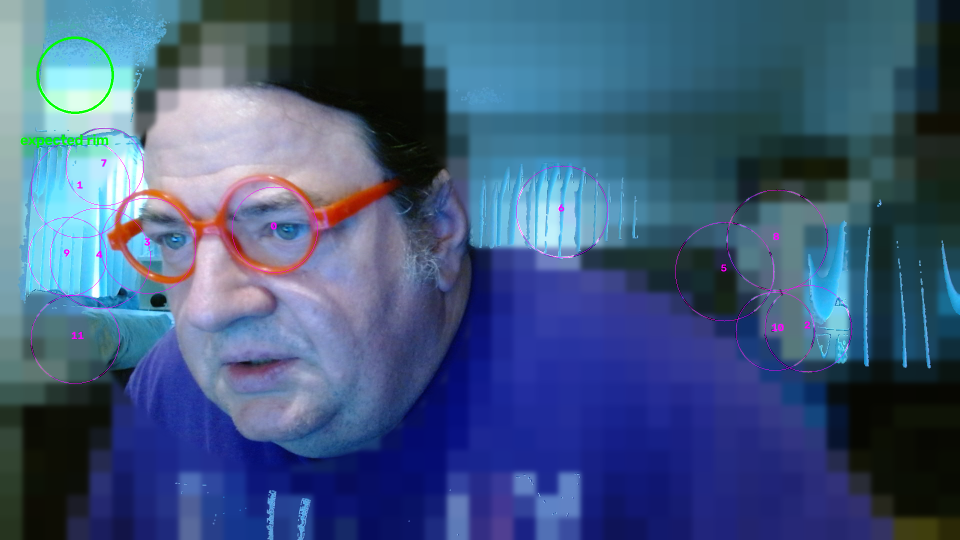
#> input picture board_artifacts/hcheck2.png, 1920 x 1080 px (shown at 1/2 size)
$ python deidentify.py ../board_artifacts/hcheck2.png
#> lines starting #> are read from the running program, lines starting #| are printed output that depends on the picture
#!/usr/bin/env python3
"""Blur everything in a capture except the face and the drawn annotations.

WHY THIS EXISTS: board_artifacts holds annotated camera frames that are the
measurement evidence for the glasses-rim work. They were shot in the
developer's home, and several show him shirtless. The consent given for
publication was for his FACE, so this keeps the face and destroys the rest.

Three rules, in order:

  1. KEEP the detected face, generously boxed -- it is the subject of every
     one of these figures and the rim annotations sit on it.
  2. KEEP pixels that were DRAWN ON by the analysis. A stroke is a pure
     colour (one channel pegged, another near zero); no skin, wall or
     furniture is. Preserving them keeps the candidate circles and labels
     that make the figures readable, and a circle outline over a destroyed
     background reveals nothing about the room.
  3. DESTROY everything else -- downsample to 1/28 and back, THEN blur.
     A Gaussian alone is partly invertible; throwing the pixels away is not.

Run: python3 tools/deidentify.py board_artifacts/*.png

**THIS CANNOT RUN ON THE UNO Q.** It imports MediaPipe for the landmarker,
and MediaPipe's aarch64 wheel is built with ARMv8.1 LSE atomics while the
QRB2210 is ARMv8.0 -- it dies with "compiled with lse enabled, but this
feature is not available on this processor". Capture on the board, copy the
frame off, de-identify here. MEASURED the hard way 2026-10-04.

**AND ORDER MATTERS: de-identify BEFORE drawing anything on the frame.** The
landmarker has to find the face, and it cannot once a mesh is drawn over it
-- doing it the other way round reports NO FACE and wipes the whole image.
"""
import os
import sys

import cv2
import numpy as np

BLOCK = 44          # downsample factor; bigger = less recoverable
FACE_PAD = 0.22     # expand the detector's box by this fraction each way
CHIN_PAD = 0.10     # far less below: the chin is where the torso starts


# mediapipe 1.0.0 removed the legacy `mp.solutions` API, so this uses the
# Tasks face LANDMARKER and takes the landmark hull rather than a detector
# box. That is the better input anyway: a hull of 478 points tracks the jaw
# and hairline, where a detector box is square and swallows shoulders.
# The bundle is the repo's own models/face_landmarker.task -- the same
# artifact the board infers with, so no new dependency is introduced.
_LANDMARKER = None


def _landmarker():
    global _LANDMARKER
    if _LANDMARKER is None:
        from mediapipe.tasks import python as mpp
        from mediapipe.tasks.python import vision
        here = os.path.dirname(os.path.dirname(os.path.abspath(__file__)))
        _LANDMARKER = vision.FaceLandmarker.create_from_options(
            vision.FaceLandmarkerOptions(
                base_options=mpp.BaseOptions(
                    model_asset_path=os.path.join(
                        here, "models", "face_landmarker.task")),
                num_faces=4))
    return _LANDMARKER


def face_boxes(img):
    """Every face found, as (x0, y0, x1, y1) pixel boxes."""
    import mediapipe as mp
    h, w = img.shape[:2]
    res = _landmarker().detect(mp.Image(
        image_format=mp.ImageFormat.SRGB,
        data=cv2.cvtColor(img, cv2.COLOR_BGR2RGB)))
    out = []
    for lms in (res.face_landmarks or []):
        xs = [p.x * w for p in lms]
        ys = [p.y * h for p in lms]
        x, y = min(xs), min(ys)
        bw, bh = max(xs) - x, max(ys) - y
        out.append((int(x - bw * FACE_PAD), int(y - bh * FACE_PAD),
                    int(x + bw * (1 + FACE_PAD)),
                    int(y + bh * (1 + CHIN_PAD))))
    return out


def drawn_mask(img):
    """Pixels the analysis drew: a pegged channel beside a near-zero one."""
    b, g, r = (c.astype(np.int16) for c in cv2.split(img))
    hi = np.maximum(np.maximum(b, g), r)
    lo = np.minimum(np.minimum(b, g), r)
    m = ((hi > 195) & (lo < 95)).astype(np.uint8)
    # Grow by one pixel so a stroke keeps its antialiased edge and stays
    # legible instead of turning into a dotted line.
    return cv2.dilate(m, np.ones((3, 3), np.uint8), iterations=1)


def deidentify(path, keep_overlay=True):
#> called with path = '../board_artifacts/hcheck2.png', keep_overlay = True
    img = cv2.imread(path)
#> img is the input picture: shape (1080, 1920, 3); mean B, G, R 124.9, 88.8, 65
    if img is None:
        return path, "unreadable"
    h, w = img.shape[:2]
#> h = 1080; w = 1920
    small = cv2.resize(img, (max(1, w // BLOCK), max(1, h // BLOCK)),
                       interpolation=cv2.INTER_AREA)
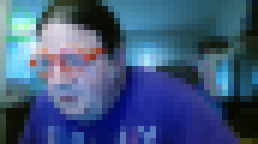
#> small: shape (24, 43, 3) (shown 6 times larger); mean B, G, R 124.9, 88.8, 65
    wiped = cv2.GaussianBlur(
        cv2.resize(small, (w, h), interpolation=cv2.INTER_NEAREST), (31, 31), 0)
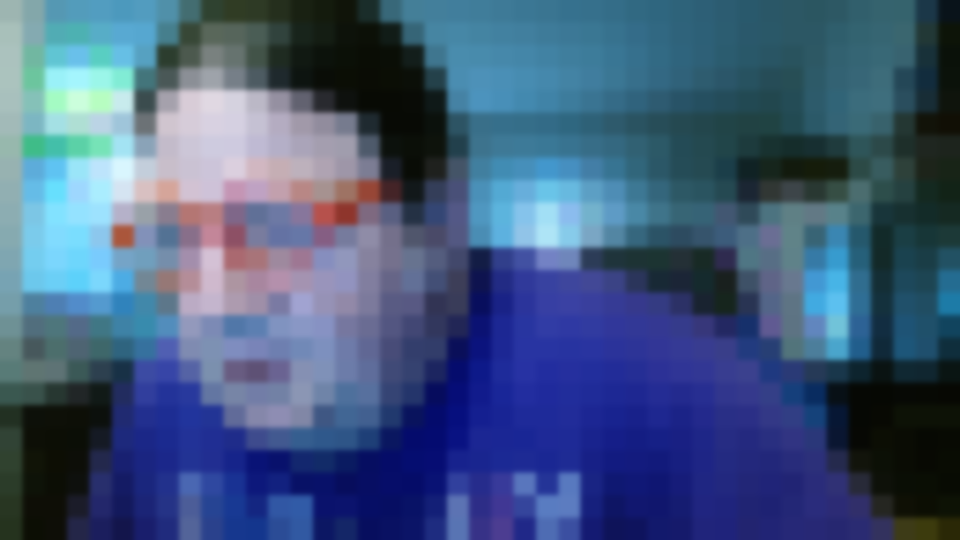
#> wiped: shape (1080, 1920, 3) (shown at 1/2 size); mean B, G, R 124.9, 88.8, 65

    keep = np.zeros((h, w), np.uint8)
    boxes = face_boxes(img)
    for (x0, y0, x1, y1) in boxes:
        x0, y0 = max(0, x0), max(0, y0)
        x1, y1 = min(w, x1), min(h, y1)
        if x1 > x0 and y1 > y0:
            cv2.ellipse(keep, ((x0 + x1) // 2, (y0 + y1) // 2),
                        ((x1 - x0) // 2, (y1 - y0) // 2), 0, 0, 360, 1, -1)
    # Feather the edge ONLY -- do not gain it up. MEASURED 2026-09-29: a
    # 61 px blur followed by a x1.6 gain pushed the mask out so far that the
    # shelves and the bed stayed sharp in every frame. The blur must soften
    # the boundary, never move it, so erode first by roughly the feather
    # radius and let the blur put it back.
    keep = cv2.erode(keep, np.ones((21, 21), np.uint8), iterations=1)
    keep = cv2.GaussianBlur(keep * 255, (31, 31), 0).astype(np.float32) / 255.0
    keep = keep[..., None]

    out = (img * keep + wiped * (1 - keep)).astype(np.uint8)
    if keep_overlay:
        d = drawn_mask(img).astype(bool)
        out[d] = img[d]
    cv2.imwrite(path, out)
    kept = float(keep.mean())
    return path, ("%d face(s), %.0f%% of frame kept sharp"
                  % (len(boxes), 100 * kept) if boxes else "NO FACE - all wiped")


if __name__ == "__main__":
    # --raw: the image carries no analysis overlay, so nothing must be
    # exempted from the wipe. MEASURED 2026-09-30: run WITHOUT this on a
    # plain camera frame, the pure-colour test that rescues drawn strokes
    # also rescued the blue lamp glow in the background -- a saturated
    # highlight is indistinguishable from a saturated annotation, and the
    # rule only holds on frames that actually have annotations.
    args = [a for a in sys.argv[1:] if a != "--raw"]
    keep_overlay = "--raw" not in sys.argv[1:]
    for p in args:
#> (the run stopped early here; a loop or call above may not have finished)

$ run again, on board_artifacts/hcheck4.png
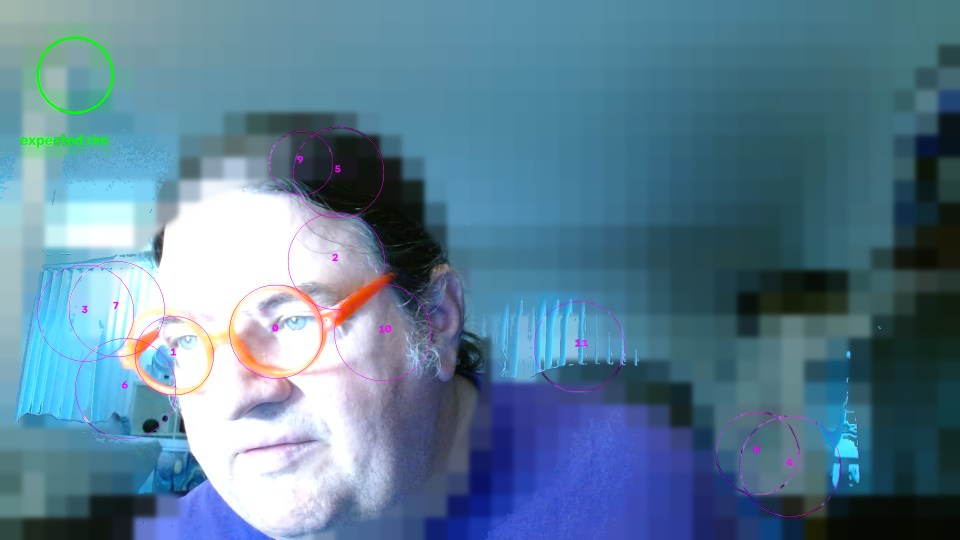
#> input picture board_artifacts/hcheck4.png, 1920 x 1080 px (shown at 1/2 size)
#> in deidentify, img is the input picture: shape (1080, 1920, 3); mean B, G, R 148.1, 126.1, 91.5
#> in deidentify, `small = cv2.resize(img, (max(1, w // BLOCK), max(1, h // BLOCK)), inte..`:
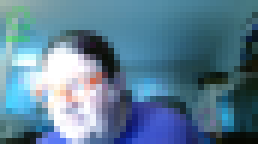
#> small: shape (24, 43, 3) (shown 6 times larger); mean B, G, R 148.2, 126.1, 91.5
#> in deidentify, `wiped = cv2.GaussianBlur( cv2.resize(small, (w, h), interpolation=cv2...`:
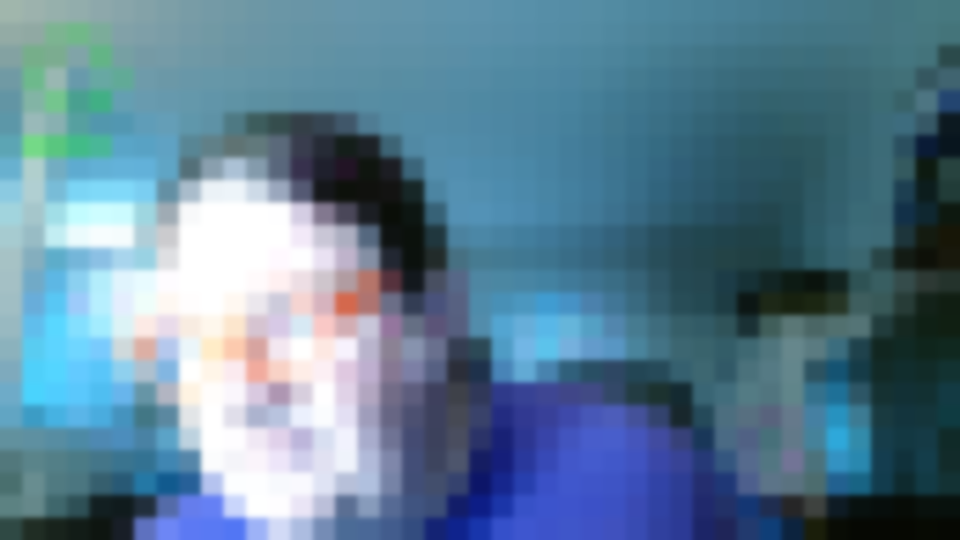
#> wiped: shape (1080, 1920, 3) (shown at 1/2 size); mean B, G, R 148.2, 126.2, 91.5

$ run again, on board_artifacts/hcheck5.png
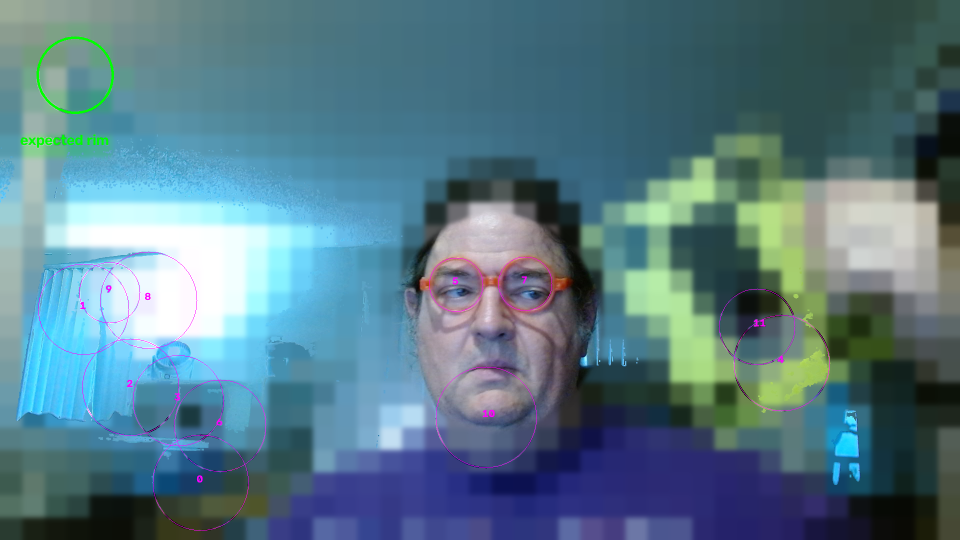
#> input picture board_artifacts/hcheck5.png, 1920 x 1080 px (shown at 1/2 size)
#> in deidentify, img is the input picture: shape (1080, 1920, 3); mean B, G, R 134.5, 121.6, 86.9
#> in deidentify, `small = cv2.resize(img, (max(1, w // BLOCK), max(1, h // BLOCK)), inte..`:
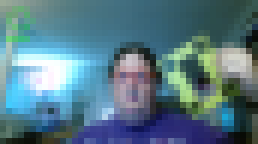
#> small: shape (24, 43, 3) (shown 6 times larger); mean B, G, R 134.5, 121.6, 86.9
#> in deidentify, `wiped = cv2.GaussianBlur( cv2.resize(small, (w, h), interpolation=cv2...`:
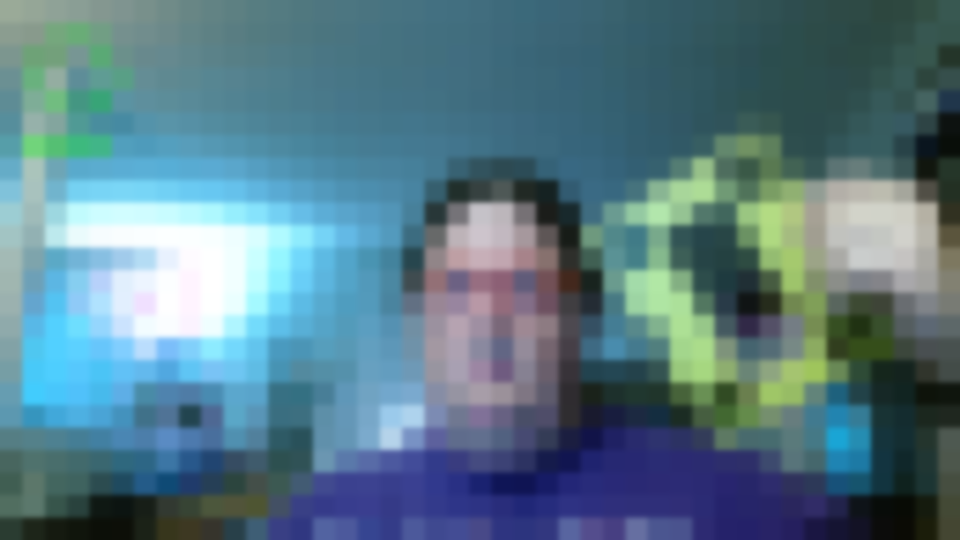
#> wiped: shape (1080, 1920, 3) (shown at 1/2 size); mean B, G, R 134.5, 121.6, 86.9
